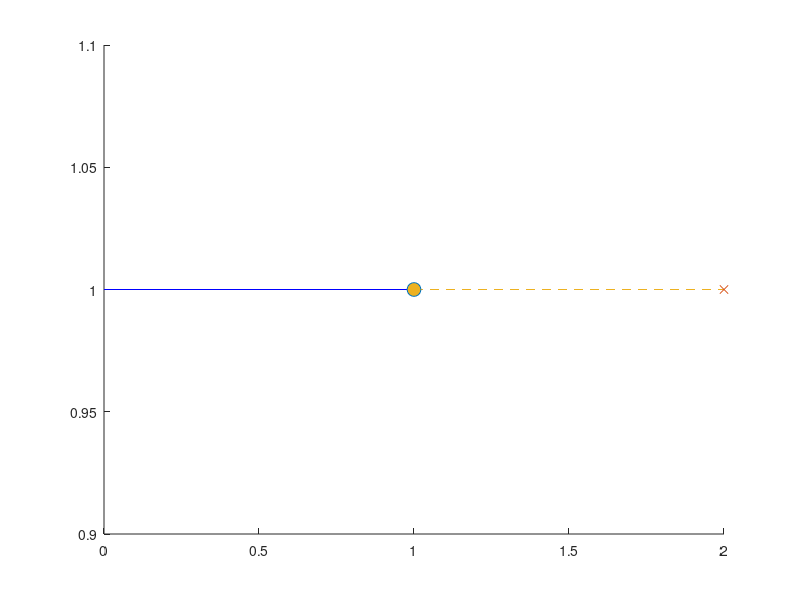

MATLAB code to generate this figure:
clear
clf
data = [];

time=[0,1,2];
genFirstPos = [1,3,0];
integrase = [1,0,0];
replication = [0,1,0];
life = [1,1,0];

data(:,1) = time;
data(:,2) = genFirstPos;
data(:,3) = integrase;
data(:,4) = replication;
data(:,5) = life;
S = 100; % size of a circle



for i = 1:(length(time))
  
 
    %check if the cell did not die
    if life(i) == 0
        scatter(time(i),1,'x');
        break
    end
    
    % colour the circle based on which gene is in the first position
    hold on

    % Choose colour according to which gene is in first position
    if genFirstPos(i) == 1
     lineColour = 'blue';
    elseif genFirstPos(i) == 2
     lineColour = 'red';
    elseif genFirstPos(i) == 3
     lineColour = [0.9290    0.6940    0.1250];
    else
    lineColour = [0.4940    0.1840    0.5560];
    end
    
    % Choose line type according to if the integrase is functional or not
    if integrase(i) == 1
        lineType = '-';
    else
        lineType = '--';
    end
    
    plot([time(i), time(i+1)],[1,1],'color',lineColour,'lineStyle',lineType);
    
    % Put a dot if the cell replicated
    if replication(i) == 1
        scatter(time(i),1,S,'MarkerFaceColor',lineColour);
    end
end
shg

